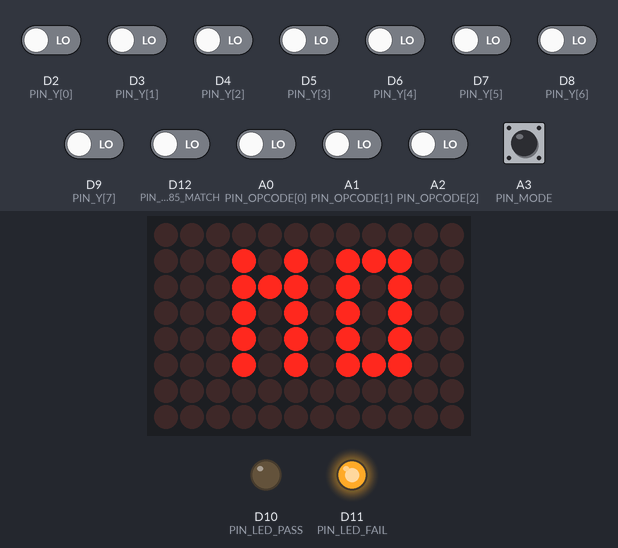
A sketch run on a simulated Arduino Uno R4 WiFi. On the bench: 12×8 LED matrix, output pins drawn as LEDs (lit = HIGH). The test bench sets the inputs (shaded band); at power-on: A0 (PIN_OPCODE[0]), A1 (PIN_OPCODE[1]), A2 (PIN_OPCODE[2]), A3 (PIN_MODE), D2 (PIN_Y[0]), D3 (PIN_Y[1]), D4 (PIN_Y[2]), D5 (PIN_Y[3]), D6 (PIN_Y[4]), D7 (PIN_Y[5]), D8 (PIN_Y[6]), D9 (PIN_Y[7]), D12 (PIN_7485_MATCH) LOW. What the sketch prints to the serial monitor is not drawn.

Above: at 1.67 s.
1.9 s: A0 (PIN_OPCODE[0]) driven HIGH
At 5.79 s:
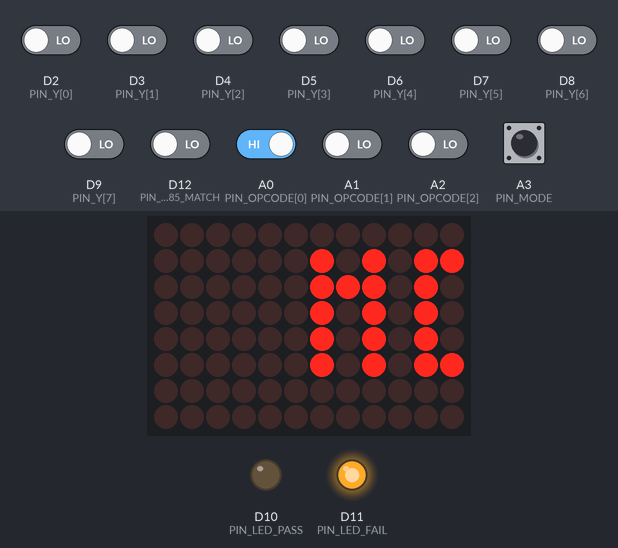
6.3 s: A2 (PIN_OPCODE[2]) driven HIGH
At 9.47 s:
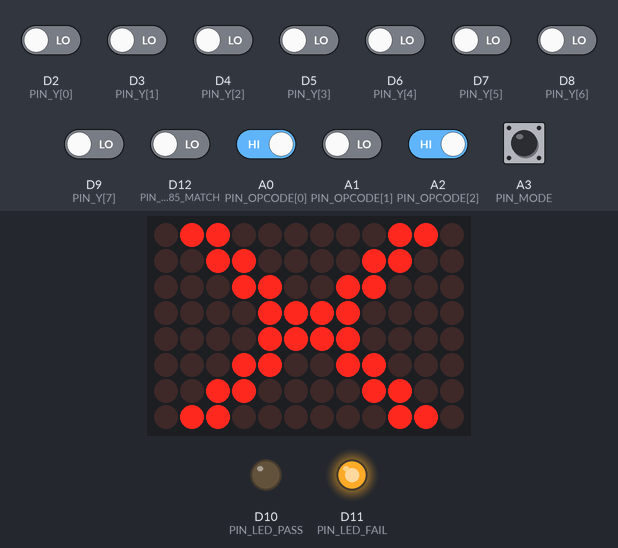
10.7 s: A1 (PIN_OPCODE[1]) driven HIGH
15.1 s: D6 (PIN_Y[4]) driven HIGH
19.5 s: D7 (PIN_Y[5]) driven HIGH
At 25.7 s:
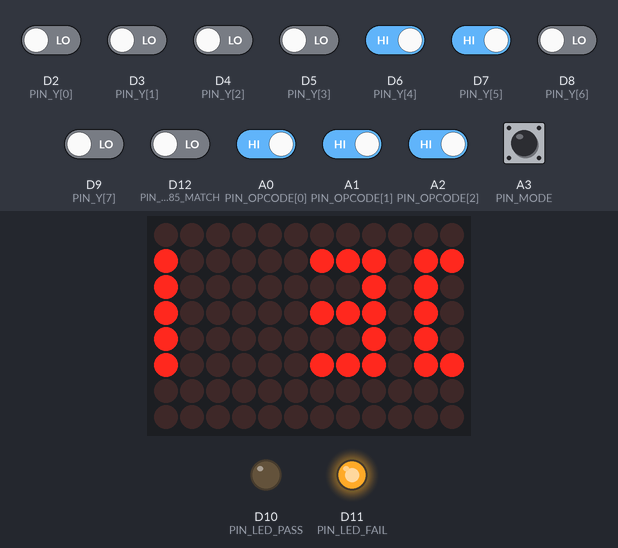
27.0 s: D9 (PIN_Y[7]) driven HIGH
At 33.9 s:
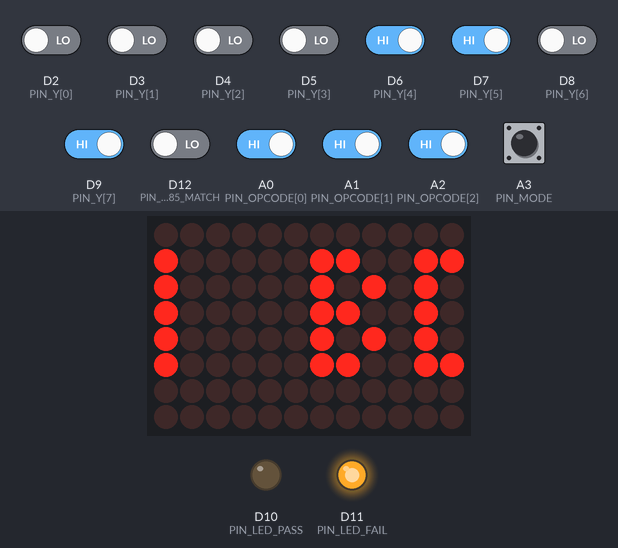
Timing chart, 0 to 35.4 s (numbered marks = the images above; inputs shaded):
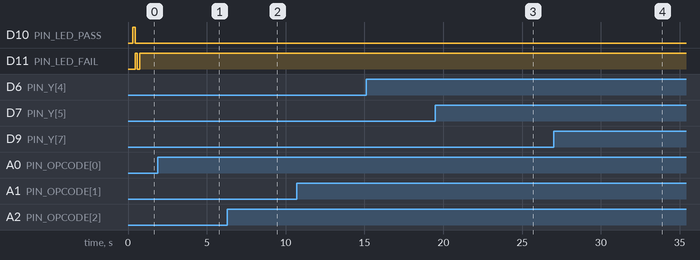

The sketch:

arduino_r4_scoreboard.ino
```cpp
#include "Arduino_LED_Matrix.h"

// ============================================================================
// DECA Minor Project: Hardware-in-the-Loop Software Golden Model Verifier
// Target Microcontroller: Arduino UNO R4 WiFi (Renesas RA4M1 32-bit ARM Cortex-M4)
// Native Operating Voltage: 5.0V Logic (Direct Interface without Level Shifters)
// Author: Shubh Kashyap | Course: Digital Electronics & Computer Architecture
// ============================================================================
// Dual-Mode Hybrid Architecture Specification:
// 1. MODE 0: 8-Bit Cascaded Compute
//    - Lower Nibble Y[3:0]: Custom 4-Bit ALU (74LS83N + XOR/AND/OR/NOT + 74HCT151 MUXes)
//    - Upper Nibble Y[7:4]: Commercial 74LS181N 4-Bit High-Functionality ALU
//    - Carry Cascade: IC1 (74LS83N) C4 cascades directly into 74LS181N /Cn
//    - Verifier reads full 8-bit Y[7:0] bus and checks against 8-bit Software Golden Model.
// 2. MODE 1: Real-Time Silicon Verification
//    - Both Custom 4-Bit ALU and 74LS181N receive IDENTICAL 4-bit inputs A[3:0], B[3:0]
//    - IC12 (74HCT85 4-Bit Magnitude Comparator) verifies Custom Y[3:0] vs 74LS181 F[3:0] in hardware
//    - Verifier reads:
//      * Custom ALU Y[3:0] (Pins 2..5)
//      * Commercial 74LS181 F[3:0] (Pins 6..9)
//      * IC12 (74HCT85) Pin 6 (A=B Output on Pin A0)
//    - Verifies 3-way equivalence: Custom ALU == 74LS181 == Software Golden Model == 74HCT85 Match
// 3. 12x8 LED Matrix HUD Scoreboard:
//    - Displays Checkmark icon (✓) on PASS, X-Mark icon (✗) on FAIL
//    - Scrolls Mode and Opcode name with PASS/FAIL diagnostic message
// 4. Physical Status Annunciators:
//    - Green PASS LED (Pin A4) and Red FAIL LED (Pin A5)
// ============================================================================

ArduinoLEDMatrix matrix;

// ----------------------------------------------------------------------------
// Pin Definitions (Arduino UNO R4 WiFi 5.0V Native Logic Pins)
// ----------------------------------------------------------------------------

// 8-Bit Hardware ALU Output Bus (Y0..Y7) - Digital Inputs from 5.0V Breadboard
// Y[3:0] (Pins 2..5) = Custom 4-Bit ALU (IC1 74LS83N + 74HCT151 MUXes)
// Y[7:4] (Pins 6..9) = Commercial 74LS181N ALU (F0..F3)
const uint8_t PIN_Y[8] = { 2, 3, 4, 5, 6, 7, 8, 9 };

// Opcode Bus (S0..S2) & Datapath Mode Control Pin (Analog/Digital Inputs A0..A3)
// Master Netlist: A0 = Opcode S0, A1 = Opcode S1, A2 = Opcode S2, A3 = Mode Switch
const uint8_t PIN_OPCODE[3] = { A0, A1, A2 }; // S0, S1, S2
const uint8_t PIN_MODE = A3;                  // Datapath Mode: 0 = 8-Bit Cascaded, 1 = Silicon Verification

// IC12 (74HCT85 4-Bit Magnitude Comparator) Hardware Match Pin
// Connects directly to 74HCT85 Pin 6 (A=B Output) via Pin D12
const uint8_t PIN_7485_MATCH = 12;

// Dedicated Physical Status LED Indicators (Pins D10 and D11)
const uint8_t PIN_LED_PASS = 10; // External Green PASS LED (via 220Ω resistor)
const uint8_t PIN_LED_FAIL = 11; // External Red FAIL LED (via 220Ω resistor)

// Modular Monitored Input Pins (Pins A1..A3 for input vector sampling)
const uint8_t PIN_MONITOR_A[3] = { A1, A2, A3 };

// ----------------------------------------------------------------------------
// 12x8 LED Matrix Bitmaps (3 words of 32 bits = 96 LEDs)
// ----------------------------------------------------------------------------

// PASS Checkmark Bitmap (Centered, bold checkmark on 12x8 matrix)
const uint32_t CHECKMARK[3] = {
    0x00000400,
    0xC0184306,
    0x603C0180
};

// FAIL 'X' Mark Bitmap (Centered, high-contrast X on 12x8 matrix)
const uint32_t X_MARK[3] = {
    0x60630C19,
    0x80F00F01,
    0x9830C606
};

// Boot Logo / Standby Diamond Frame
const uint32_t LOGO_FRAME[3] = {
    0x0200700F,
    0x81FC3FE0,
    0xF8070020
};

// ----------------------------------------------------------------------------
// Operation Names Lookup Table
// ----------------------------------------------------------------------------
const char* const OP_NAMES[8] = {
    "ADD",   // 000: Addition
    "SUB",   // 001: Subtraction (2's complement)
    "AND",   // 010: Bitwise AND
    "OR",    // 011: Bitwise OR
    "XOR",   // 100: Bitwise XOR
    "NOT",   // 101: Bitwise NOT
    "SHL",   // 110: Shift Left
    "SHR"    // 111: Shift Right
};

// ----------------------------------------------------------------------------
// State Variables & Sampling
// ----------------------------------------------------------------------------
uint8_t lastSampledOp = 0xFF;
uint8_t lastSampledMode = 0xFF;
uint8_t stableA = 0x55;
uint8_t stableB = 0x23;
uint8_t stableOp = 0;
uint8_t stableMode = 0; // 0 = 8-Bit Cascaded, 1 = Silicon Verification
uint8_t stableHW = 0;
uint8_t stableCustomY = 0;
uint8_t stableLS181Y = 0;
bool stable7485Pass = false;

unsigned long lastPollTime = 0;
const unsigned long POLL_INTERVAL_MS = 150; // 150ms verification cycle

// ============================================================================
// Hardware Bus Reading Helpers
// ============================================================================

uint8_t readBus(const uint8_t pins[], uint8_t count) {
    uint8_t val = 0;
    for (uint8_t i = 0; i < count; i++) {
        if (digitalRead(pins[i]) == HIGH) {
            val |= (1 << i);
        }
    }
    return val;
}

// ============================================================================
// Software Golden Model (Reference Architecture Engine)
// ============================================================================

uint8_t computeGoldenModel(uint8_t a, uint8_t b, uint8_t opcode, uint8_t mode) {
    uint8_t expected = 0;
    opcode &= 0x07;

    if (mode == 0) {
        // Mode 0: Full 8-Bit Cascaded Datapath (Custom ALU lower + 74LS181 upper)
        switch (opcode) {
            case 0: expected = (uint8_t)((a + b) & 0xFF); break;  // ADD
            case 1: expected = (uint8_t)((a - b) & 0xFF); break;  // SUB (2's complement)
            case 2: expected = (uint8_t)(a & b); break;           // AND
            case 3: expected = (uint8_t)(a | b); break;           // OR
            case 4: expected = (uint8_t)(a ^ b); break;           // XOR
            case 5: expected = (uint8_t)(~a & 0xFF); break;       // NOT
            case 6: expected = (uint8_t)((a << 1) & 0xFF); break; // SHL
            case 7: expected = (uint8_t)(a >> 1); break;          // SHR
            default: expected = 0; break;
        }
    } else {
        // Mode 1: Real-Time Silicon Verification Mode (Custom 4-Bit vs 74LS181)
        // Both units receive identical 4-bit operands A[3:0] and B[3:0]
        uint8_t a4 = a & 0x0F;
        uint8_t b4 = b & 0x0F;
        uint8_t exp4 = 0;

        switch (opcode) {
            case 0: exp4 = (a4 + b4) & 0x0F; break;        // ADD
            case 1: exp4 = (a4 - b4) & 0x0F; break;        // SUB (2's complement)
            case 2: exp4 = (a4 & b4) & 0x0F; break;        // AND
            case 3: exp4 = (a4 | b4) & 0x0F; break;        // OR
            case 4: exp4 = (a4 ^ b4) & 0x0F; break;        // XOR
            case 5: exp4 = (~a4) & 0x0F; break;            // NOT
            case 6: exp4 = (a4 << 1) & 0x0F; break;        // SHL
            case 7: exp4 = (a4 >> 1) & 0x0F; break;        // SHR
            default: exp4 = 0; break;
        }
        // In Mode 1, both nibbles should match exp4
        expected = (exp4 << 4) | exp4;
    }
    return expected;
}

// ============================================================================
// Matrix Text & Pattern Rendering Engine
// ============================================================================

// Lightweight 3x5 ASCII Font Table for numbers, uppercase letters, symbols
static const uint8_t FONT_3X5[][3] = {
    { 0x00, 0x00, 0x00 }, // Space (32)
    { 0x00, 0x17, 0x00 }, // !
    { 0x03, 0x00, 0x03 }, // "
    { 0x1F, 0x0A, 0x1F }, // #
    { 0x12, 0x1F, 0x09 }, // $
    { 0x19, 0x04, 0x13 }, // %
    { 0x0A, 0x15, 0x12 }, // &
    { 0x00, 0x03, 0x00 }, // '
    { 0x00, 0x0E, 0x11 }, // (
    { 0x11, 0x0E, 0x00 }, // )
    { 0x05, 0x02, 0x05 }, // *
    { 0x04, 0x0E, 0x04 }, // +
    { 0x00, 0x10, 0x08 }, // ,
    { 0x04, 0x04, 0x04 }, // -
    { 0x00, 0x10, 0x00 }, // .
    { 0x10, 0x08, 0x04 }, // /
    // 0..9 (ASCII 48..57)
    { 0x1F, 0x11, 0x1F }, // 0
    { 0x00, 0x1F, 0x00 }, // 1
    { 0x1D, 0x15, 0x17 }, // 2
    { 0x15, 0x15, 0x1F }, // 3
    { 0x07, 0x04, 0x1F }, // 4
    { 0x17, 0x15, 0x1D }, // 5
    { 0x1F, 0x15, 0x1D }, // 6
    { 0x01, 0x01, 0x1F }, // 7
    { 0x1F, 0x15, 0x1F }, // 8
    { 0x17, 0x15, 0x1F }, // 9
    { 0x00, 0x0A, 0x00 }, // :
    { 0x00, 0x14, 0x08 }, // ;
    { 0x04, 0x0A, 0x11 }, // <
    { 0x0A, 0x0A, 0x0A }, // =
    { 0x11, 0x0A, 0x04 }, // >
    { 0x01, 0x15, 0x03 }, // ?
    { 0x1E, 0x15, 0x1D }, // @
    // A..Z (ASCII 65..90)
    { 0x1E, 0x05, 0x1E }, // A
    { 0x1F, 0x15, 0x0A }, // B
    { 0x0E, 0x11, 0x11 }, // C
    { 0x1F, 0x11, 0x0E }, // D
    { 0x1F, 0x15, 0x15 }, // E
    { 0x1F, 0x05, 0x01 }, // F
    { 0x0E, 0x11, 0x1D }, // G
    { 0x1F, 0x04, 0x1F }, // H
    { 0x11, 0x1F, 0x11 }, // I
    { 0x08, 0x10, 0x0F }, // J
    { 0x1F, 0x04, 0x1B }, // K
    { 0x1F, 0x10, 0x10 }, // L
    { 0x1F, 0x02, 0x1F }, // M
    { 0x1F, 0x06, 0x1F }, // N
    { 0x0E, 0x11, 0x0E }, // O
    { 0x1F, 0x05, 0x02 }, // P
    { 0x0E, 0x11, 0x1E }, // Q
    { 0x1F, 0x05, 0x1A }, // R
    { 0x12, 0x15, 0x09 }, // S
    { 0x01, 0x1F, 0x01 }, // T
    { 0x0F, 0x10, 0x0F }, // U
    { 0x07, 0x18, 0x07 }, // V
    { 0x1F, 0x08, 0x1F }, // W
    { 0x1B, 0x04, 0x1B }, // X
    { 0x03, 0x1C, 0x03 }, // Y
    { 0x19, 0x15, 0x13 }  // Z
};

// Render an 8x12 pixel grid to 3 uint32_t words and load into the matrix
void renderGrid(const uint8_t grid[8][12]) {
    uint32_t frame[3] = { 0, 0, 0 };
    for (int r = 0; r < 8; r++) {
        for (int c = 0; c < 12; c++) {
            if (grid[r][c]) {
                int ledIndex = r * 12 + c; // 0..95
                int wordIdx = ledIndex / 32;
                int bitIdx = 31 - (ledIndex % 32);
                frame[wordIdx] |= (1UL << bitIdx);
            }
        }
    }
    matrix.loadFrame(frame);
}

// Scroll a string across the 12x8 LED Matrix
void scrollMessage(const char* text, int speedMs) {
    int len = strlen(text);
    if (len == 0) return;

    int totalCols = len * 4 + 12;
    uint8_t cols[totalCols];
    memset(cols, 0, sizeof(cols));

    int colPtr = 12; // Start after screen width
    for (int i = 0; i < len; i++) {
        char ch = text[i];
        if (ch >= 'a' && ch <= 'z') ch -= 32; // Uppercase

        if (ch >= 32 && ch <= 90) {
            int fontIdx = ch - 32;
            cols[colPtr++] = FONT_3X5[fontIdx][0];
            cols[colPtr++] = FONT_3X5[fontIdx][1];
            cols[colPtr++] = FONT_3X5[fontIdx][2];
            cols[colPtr++] = 0; // Spacing column
        } else {
            colPtr += 4;
        }
    }

    // Scroll across 12-column display
    uint8_t displayGrid[8][12];
    for (int offset = 0; offset <= totalCols - 12; offset++) {
        memset(displayGrid, 0, sizeof(displayGrid));
        for (int c = 0; c < 12; c++) {
            uint8_t colByte = cols[offset + c];
            for (int r = 0; r < 5; r++) {
                if ((colByte >> r) & 1) {
                    displayGrid[r + 1][c] = 1; // Center vertically on 8-pixel height
                }
            }
        }
        renderGrid(displayGrid);
        delay(speedMs);
    }
}

// ============================================================================
// Setup & Initialization
// ============================================================================

void setup() {
    Serial.begin(115200);
    delay(300);

    Serial.println("\n========================================================");
    Serial.println("  Arduino UNO R4 WiFi - DECA ALU Software Golden Verifier");
    Serial.println("  Author: Shubh Kashyap | Architecture: Dual-Mode Hybrid");
    Serial.println("  Custom 4-Bit ALU + 74LS181N + 74HCT85 Hardware Comparator");
    Serial.println("========================================================");

    // Initialize 12x8 LED Matrix
    matrix.begin();
    matrix.loadFrame(LOGO_FRAME);

    // Configure ALU Output Bus Pins (5V Inputs with Pull-Down)
    for (int i = 0; i < 8; i++) {
        pinMode(PIN_Y[i], INPUT_PULLDOWN);
    }

    // Configure Opcode & Mode Pins
    for (int i = 0; i < 3; i++) {
        pinMode(PIN_OPCODE[i], INPUT_PULLDOWN);
    }
    pinMode(PIN_MODE, INPUT_PULLDOWN);

    // Configure 74HCT85 Hardware Match Pin (Pin 6 A=B Output)
    pinMode(PIN_7485_MATCH, INPUT_PULLDOWN);

    // Configure Modular Input Monitoring Pins
    for (int i = 0; i < 3; i++) {
        pinMode(PIN_MONITOR_A[i], INPUT_PULLDOWN);
    }

    // Configure Status LED Outputs
    pinMode(PIN_LED_PASS, OUTPUT);
    pinMode(PIN_LED_FAIL, OUTPUT);
    digitalWrite(PIN_LED_PASS, LOW);
    digitalWrite(PIN_LED_FAIL, LOW);

    // Initial Self-Test LED Blink Sequence
    digitalWrite(PIN_LED_PASS, HIGH);
    delay(150);
    digitalWrite(PIN_LED_PASS, LOW);
    digitalWrite(PIN_LED_FAIL, HIGH);
    delay(150);
    digitalWrite(PIN_LED_FAIL, LOW);

    Serial.println("[SETUP]: Dual-Mode Verification Engine Ready.\n");
}

// ============================================================================
// Main Execution Loop
// ============================================================================

void loop() {
    unsigned long now = millis();

    if (now - lastPollTime >= POLL_INTERVAL_MS) {
        lastPollTime = now;

        // 1. Sample all hardware pins directly at 5.0V native logic
        uint8_t sampleOp = readBus(PIN_OPCODE, 3) & 0x07;
        uint8_t sampleMode = (digitalRead(PIN_MODE) == HIGH) ? 1 : 0;
        uint8_t sampleHW = readBus(PIN_Y, 8);
        bool sample7485 = (digitalRead(PIN_7485_MATCH) == HIGH);

        // Debounce: require matching consecutive readings
        if (sampleOp == lastSampledOp && sampleMode == lastSampledMode) {
            stableOp = sampleOp;
            stableMode = sampleMode;
            stableHW = sampleHW;
            stableCustomY = sampleHW & 0x0F;        // Lower Nibble: Custom 4-Bit ALU
            stableLS181Y = (sampleHW >> 4) & 0x0F;  // Upper Nibble: Commercial 74LS181N ALU
            stable7485Pass = sample7485;

            // 2. Compute Software Golden Model expected result
            uint8_t expected = computeGoldenModel(stableA, stableB, stableOp, stableMode);

            // 3. Dual-Mode Verification Logic
            bool pass = false;
            if (stableMode == 0) {
                // Mode 0: 8-Bit Cascaded Compute
                // Verifies full 8-bit output against 8-bit software golden reference
                pass = (stableHW == expected);
            } else {
                // Mode 1: Real-Time Silicon Verification
                // Verifies Custom ALU vs 74LS181 vs Software Golden Model & 74HCT85 Match
                uint8_t exp4 = expected & 0x0F;
                bool siliconMatch = (stableCustomY == stableLS181Y);
                bool goldenMatch = (stableCustomY == exp4 && stableLS181Y == exp4);
                pass = siliconMatch && goldenMatch && stable7485Pass;
            }

            // 4. Update External Physical Status LEDs
            if (pass) {
                digitalWrite(PIN_LED_PASS, HIGH);
                digitalWrite(PIN_LED_FAIL, LOW);
            } else {
                digitalWrite(PIN_LED_PASS, LOW);
                digitalWrite(PIN_LED_FAIL, HIGH);
            }

            // 5. Serial Telemetry Log
            Serial.print("[SCOREBOARD]: Mode=");
            Serial.print(stableMode ? "M1 (Silicon Verify)" : "M0 (8-Bit Cascaded)");
            Serial.print(" | Op=");
            Serial.print(OP_NAMES[stableOp]);
            Serial.print(" | CustomY=0x");
            Serial.print(stableCustomY, HEX);
            Serial.print(" | 74LS181=0x");
            Serial.print(stableLS181Y, HEX);
            Serial.print(" | HW_Y=0x");
            if (stableHW < 16) Serial.print("0");
            Serial.print(stableHW, HEX);
            Serial.print(" | Exp=0x");
            if (expected < 16) Serial.print("0");
            Serial.print(expected, HEX);
            Serial.print(" | 7485_Pass=");
            Serial.print(stable7485Pass ? "1 (MATCH)" : "0 (NO)");
            Serial.println(pass ? " -> PASS [VERIFIED]" : " -> FAIL [MISMATCH] !");

            // 6. Update 12x8 LED Matrix Display
            if (pass) {
                // Show Checkmark bitmap frame
                matrix.loadFrame(CHECKMARK);
                delay(350);

                // Scroll Mode & Operation PASS text
                char passMsg[32];
                if (stableMode == 0) {
                    snprintf(passMsg, sizeof(passMsg), "M0 8B %s PASS", OP_NAMES[stableOp]);
                } else {
                    snprintf(passMsg, sizeof(passMsg), "M1 SILICON %s PASS", OP_NAMES[stableOp]);
                }
                scrollMessage(passMsg, 50);
            } else {
                // Show X-Mark bitmap frame
                matrix.loadFrame(X_MARK);
                delay(450);

                // Scroll Diagnostic FAIL text
                char failMsg[36];
                if (stableMode == 0) {
                    snprintf(failMsg, sizeof(failMsg), "M0 FAIL EXP %02X HW %02X", expected, stableHW);
                } else {
                    snprintf(failMsg, sizeof(failMsg), "M1 FAIL CUST %X 181 %X", stableCustomY, stableLS181Y);
                }
                scrollMessage(failMsg, 45);
            }
        }

        // Store last sample for debounce
        lastSampledOp = sampleOp;
        lastSampledMode = sampleMode;
    }
}
```

Measured:
- after the input at 19.5 s, the display: first differs from a run without the input after 6.0 s (image 3 shows a later state)
- after the input at 27.0 s, the display: first differs from a run without the input after 6.7 s (image 4 shows a later state)
- what the display in image 2 shows lasts 0.4 s, from 9.3 s to 9.7 s
